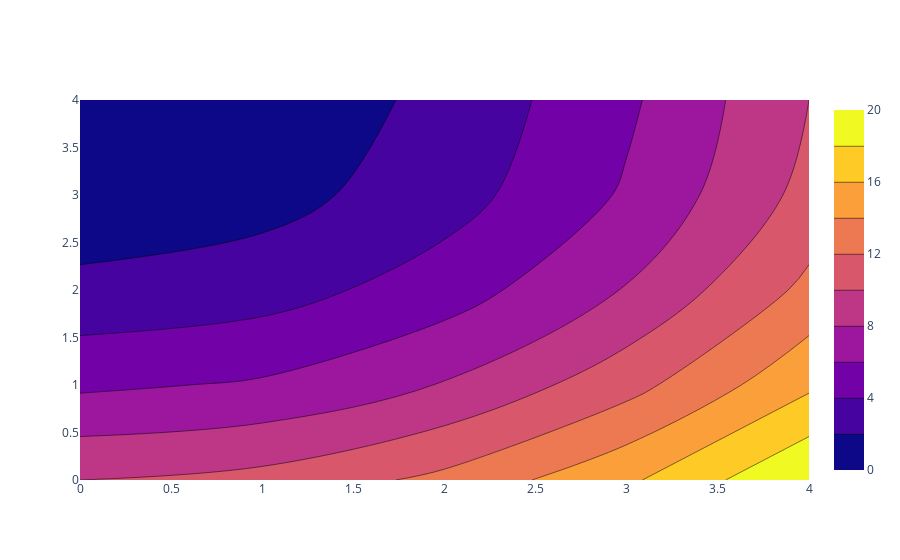

Notebook code for this chart:
### Markdown cell above
## Basic Contour Plot

### Code cell
fig = go.Figure(data =
    go.Contour(
        z=[[10, 10.625, 12.5, 15.625, 20],
           [5.625, 6.25, 8.125, 11.25, 15.625],
           [2.5, 3.125, 5., 8.125, 12.5],
           [0.625, 1.25, 3.125, 6.25, 10.625],
           [0, 0.625, 2.5, 5.625, 10]]
    ))
fig.show()

### Figure 1 — Plotly figure (JSON) as saved in the notebook; plotly's stock layout.template omitted (floating-point values rounded to 4 significant figures)
{"data": [{"type": "contour", "z": [[10, 10.62, 12.5, 15.62, 20], [5.625, 6.25, 8.125, 11.25, 15.62], [2.5, 3.125, 5, 8.125, 12.5], [0.625, 1.25, 3.125, 6.25, 10.62], [0, 0.625, 2.5, 5.625, 10]]}], "layout": {}}
